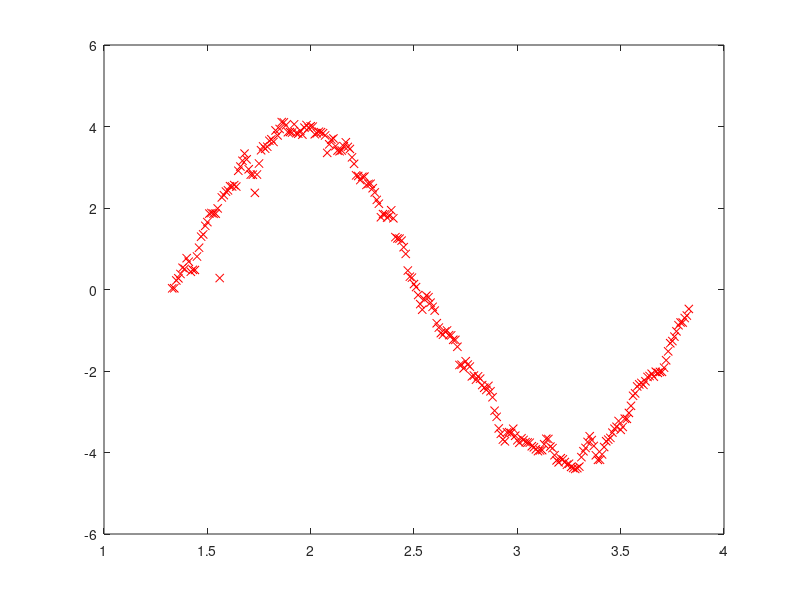
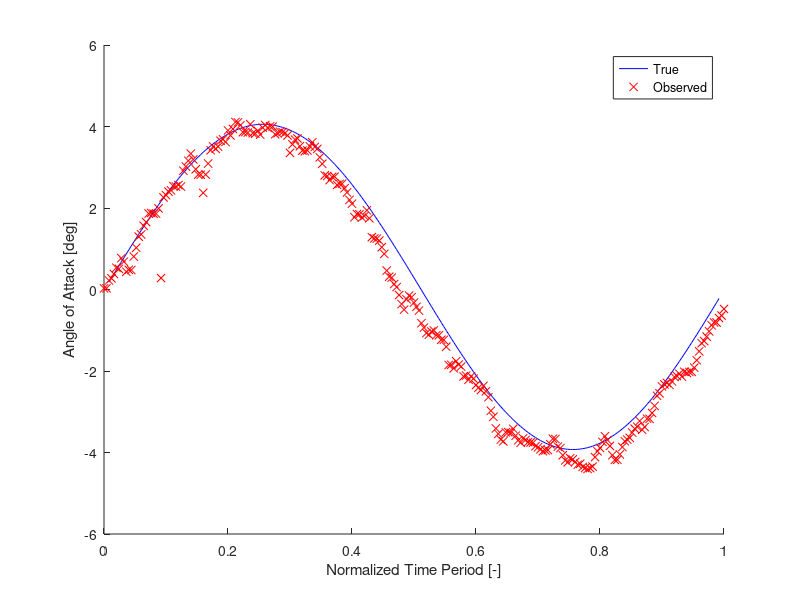
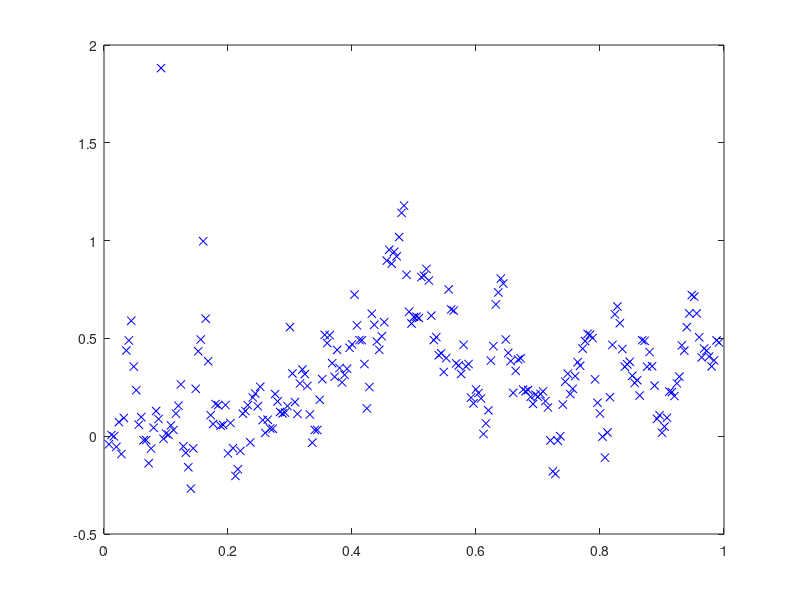

Source code (MATLAB) for these figures, in order: (Note: this script raises an error after producing the figures.)
%%%%%%%%%%%%%%%%%%%%%%%%%%%%%%%%%%%%%%%%%%%%%%%%%%%%%%%%%%%%%%%%%%%%%%%%%%%

%%%%%%%%%%%%%%%%%%%%%%%%%%%%%%%%%%%%%%%%%%%%%%%%%%%%%%%%%%%%%%%%%%%%%%%%%%%

% Loading Rigid-Body Comparison Angle of Attack Comparison
load('RigidAngleComparison/case2/xBody.mat')
load('RigidAngleComparison/case2/anglesBody.mat')
load('RigidAngleComparison/case2/anglesFlap.mat')
load('RefData/XDataReference.mat')
load('RefData/XDataReferenceFlap.mat')
load('RefData/YDataReference.mat')
load('RefData/YDataReferenceFlap.mat')

% Functions for plotting
xBody = cell2mat(xBody);
anglesBody = cell2mat(anglesBody);
plot(xBody, anglesBody, 'rx')

%initialindex = find(xBody == 1.25)
initialindex = min(find(abs(anglesBody) < 0.03));
finalindex = find(xBody == xBody(initialindex) + 2.5);

periodxBody = xBody(initialindex: finalindex);
periodanglesBody = anglesBody(initialindex:finalindex);
periodanglesFlap = anglesFlap(initialindex:finalindex);

normperiodxBody = (periodxBody-periodxBody(1))/2.5;

plot(periodxBody, periodanglesBody, 'rx')

figure

%plot(XDataReference, YDataReference, 'ko')
hold on
%xnew = (0:0.005:1)';
xnew = normperiodxBody;
ynew = interp1(XDataReference, YDataReference, xnew, 'spline');

plot(xnew, ynew, 'b-')
plot(normperiodxBody, periodanglesBody, 'rx')

%title('Reference Data Plot; Normalized Time Period Variation of Angle of Attack')
xlabel('Normalized Time Period [-]')
ylabel('Angle of Attack [deg]')
legend("True", "Observed")

stdtrue = std(ynew - periodanglesBody,1);
meantrue = mean(ynew - periodanglesBody);

figure

plot(xnew, ynew - periodanglesBody, 'bx')
hold on
yline(meantrue, 'k--')
yline(meantrue - 2*stdtrue, 'r-.')
yline(meantrue + 2*stdtrue, 'r-.')
legend("Difference between True and Observed", "Mean", "95% Confidence Interval")

figure 

plot(xnew, ynew - periodanglesBody - meantrue, 'bx')
hold on
yline(0, 'k--')
yline(0 - 2*stdtrue, 'r-.')
yline(0 + 2*stdtrue, 'r-.')
xlabel('Normalized Time Period [-]')
ylabel('Angle of Attack Difference [deg]')
legend("Difference between True and Observed", "Mean", "95% Confidence Interval")
%% 

%%%%%%%%%%%%%%%%%%%%%%%%%%%%%%%%%%%%%%%%%%%%%%%%%%%%%%%%%%%%%%%%%%%%%%%%%%%

%%%%%%%%%%%%%%%%%%%%%%%%%%%%%%%%%%%%%%%%%%%%%%%%%%%%%%%%%%%%%%%%%%%%%%%%%%%

% Loading Tracker Regression Comparison Angle of Attack Comparison
load('TrackerRegression/case2/time.mat')
load('TrackerRegression/case2/anglesMain.mat')
load('TrackerRegression/case2/anglesFlap.mat')


% Functions for plotting
time = time.mat;
anglesMain = anglesMain.mat;
anglesFlap = anglesFlap.mat;
plot(time, anglesBody, 'rx')

%initialindex = find(xBody == 1.25)
initialindex = min(find(abs(anglesBody) < 0.03));
finalindex = find(xBody == xBody(initialindex) + 2.5);

periodxBody = xBody(initialindex: finalindex);
periodanglesBody = anglesBody(initialindex:finalindex);
periodanglesFlap = anglesFlap(initialindex:finalindex);

normperiodxBody = (periodxBody-periodxBody(1))/2.5;

plot(periodxBody, periodanglesBody, 'rx')

figure

%plot(XDataReference, YDataReference, 'ko')
hold on
%xnew = (0:0.005:1)';
xnew = normperiodxBody;
ynew = interp1(XDataReference, YDataReference, xnew, 'spline');

plot(xnew, ynew, 'b-')
plot(normperiodxBody, periodanglesBody, 'rx')

%title('Reference Data Plot; Normalized Time Period Variation of Angle of Attack')
xlabel('Normalized Time Period [-]')
ylabel('Angle of Attack [deg]')
legend("True", "Observed")

stdtrue = std(ynew - periodanglesBody,1);
meantrue = mean(ynew - periodanglesBody);

figure

plot(xnew, ynew - periodanglesBody, 'bx')
hold on
yline(meantrue, 'k--')
yline(meantrue - 2*stdtrue, 'r-.')
yline(meantrue + 2*stdtrue, 'r-.')
legend("Difference between True and Observed", "Mean", "95% Confidence Interval")

figure 

plot(xnew, ynew - periodanglesBody - meantrue, 'bx')
hold on
yline(0, 'k--')
yline(0 - 2*stdtrue, 'r-.')
yline(0 + 2*stdtrue, 'r-.')
xlabel('Normalized Time Period [-]')
ylabel('Angle of Attack Difference [deg]')
legend("Difference between True and Observed", "Mean", "95% Confidence Interval")

